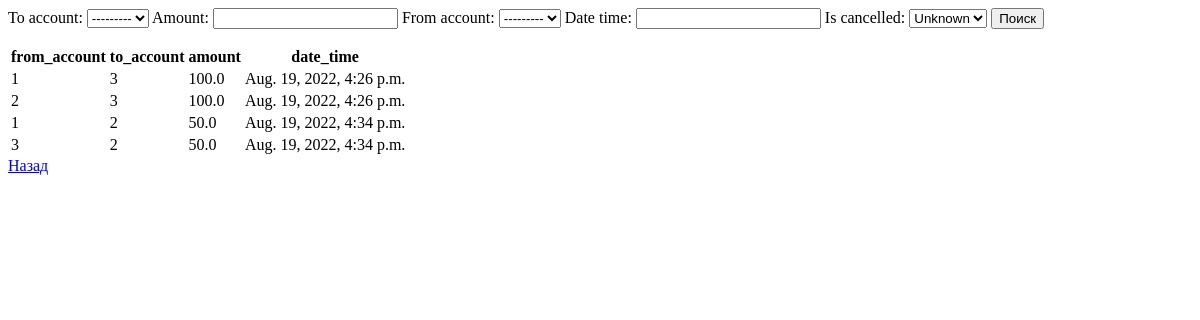
Page /transactions/filter/?page=2 (signed in) on the earlier database version.
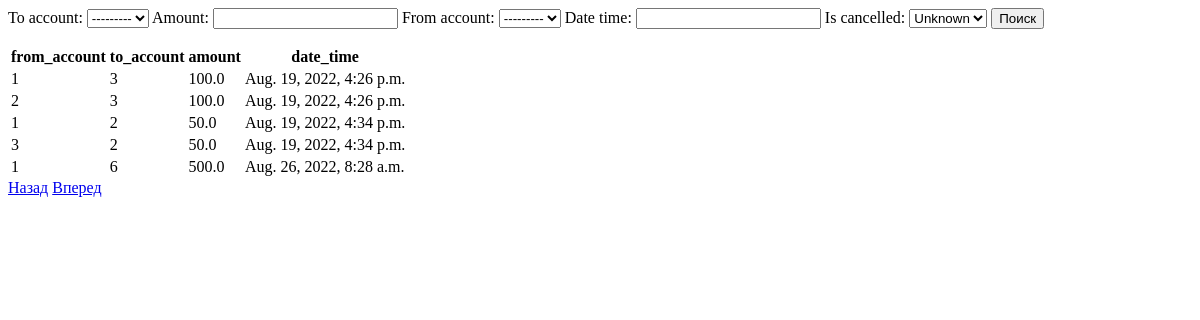
Same page on the later database version.
### transactions/models.py (models this page shows)
class Transaction(models.Model):
    amount = models.FloatField(validators=[MinValueValidator(0)])
    date_time = models.DateTimeField(auto_now_add=True)
    from_account = models.ForeignKey(Account, on_delete=models.CASCADE, related_name='outcomes')
    to_account = models.ForeignKey(Account, on_delete=models.CASCADE, related_name='incomes')
    is_cancelled = models.BooleanField(default=False)
    class Meta:
        verbose_name = 'Транзакция'
        verbose_name_plural = 'Транзакции'

class Account(models.Model):
    balance = models.FloatField(validators=[MinValueValidator(0)])
    user = models.ForeignKey(User, on_delete=models.CASCADE)
    created = models.DateTimeField(auto_now_add=True)
    transactions = models.ManyToManyField('self', through='Transaction')
    def __str__(self):
        return str(self.id)
    class Meta:
        verbose_name = 'Cчет'
        verbose_name_plural = 'Cчета'

### transactions/views.py (the view)
# urls.py: path('filter/', views.filter_transactions, name='filter_transactions'),
def filter_transactions(request):
    filter = TransactionFilter(request.GET, queryset=Transaction.objects.all(), request=request)
    filter_form = filter.form
    paginated_qs = paginate(request, filter.qs, 'page')
    return render(request, 'filter_transactions.html', {'filter': paginated_qs, 'filter_form': filter_form})

### transactions/views.py (called while the page is built)
def paginate(request, objects, url_param):
    paginator = Paginator(objects, 5)
    page_num = request.GET.get(url_param, 1)
    try:
        page = paginator.page(page_num)
    except EmptyPage:
        page = paginator.page(1)
    return page

### transactions/templates/filter_transactions.html
<form action="." method="GET">
    {{ filter_form }}
    <input type="submit" value="Поиск">
</form>
<table class="table">
    <thead>
        <tr>
            <th>from_account</th>
            <th>to_account</th>
            <th>amount</th>
            <th>date_time</th>
        </tr>
    </thead>
    <tbody>
        {% for x in filter %}
            <tr>
                <td>{{ x.from_account }}</td>
                <td>{{ x.to_account }}</td>
                <td>{{ x.amount }}</td>
                <td>{{ x.date_time }}</td>
            </tr>
        {% endfor %}
    </tbody>
</table>
{% if filter.has_previous %}
<a href="{% url 'filter_transactions' %}?page={{ filter.previous_page_number }}">Назад</a>
{% endif %}
{% if filter.has_next %}
<a href="{% url 'filter_transactions' %}?page={{ filter.next_page_number }}">Вперед</a>
{% endif %}

Differences in the rows shown:
added Transaction: from_account "1", to_account "6", amount "500.0", date_time "Aug. 26, 2022, 8:28 a.m."
Other differences:
text now shown: "Вперед"
